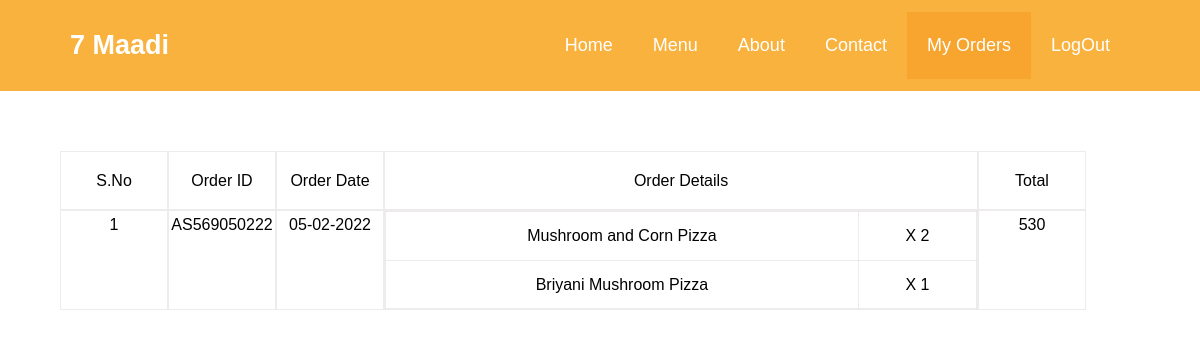
/myorders.php (signed in), run on the app's committed database.
### tables this page shows
CREATE TABLE `orders` (
  `id` int(10) NOT NULL,
  `creation_date` timestamp NOT NULL DEFAULT current_timestamp(),
  `order_id` varchar(50) NOT NULL,
  `first_name` varchar(50) NOT NULL,
  `last_name` varchar(50) NOT NULL,
  `state` varchar(10) NOT NULL DEFAULT 'Tamil Nadu',
  `city` varchar(10) NOT NULL DEFAULT 'Dindigul',
  `postal_code` int(10) NOT NULL DEFAULT 624005,
  `street_address_1` varchar(250) NOT NULL,
  `street_address_2` varchar(250) NOT NULL,
  `street_address_3` varchar(250) DEFAULT NULL,
  `email` varchar(50) NOT NULL,
  `phone_number` varchar(20) NOT NULL,
  `product_details` text NOT NULL,
  `subtotal` int(50) NOT NULL,
  `shipping_cost` int(10) NOT NULL DEFAULT 50,
  `total` int(50) NOT NULL,
  `payment_method` varchar(25) NOT NULL DEFAULT 'Cash on Delivery',
  `username` varchar(50) NOT NULL,
  `user_id` varchar(50) NOT NULL,
  `user_email` varchar(100) NOT NULL
);

CREATE TABLE `menu` (
  `id` int(11) NOT NULL,
  `name` varchar(50) NOT NULL,
  `prod_code` varchar(50) NOT NULL,
  `image` varchar(50) NOT NULL,
  `price` int(11) NOT NULL,
  `variety` varchar(50) DEFAULT NULL
);

### myorders.php (the view, shortened to what this page needs)
<?php
require("db_conn.php");
$fetch_order_query = "SELECT `creation_date`, `order_id`, `product_details`,`total` FROM `orders` WHERE username='".$_SESSION['user']."'";
$product_data = mysqli_fetch_all(mysqli_query($conn,$fetch_order_query),MYSQLI_ASSOC);
?>
<!DOCTYPE html>
<html lang="en">
<head>
    <link rel="stylesheet" href="css/style4.css">
</head>
<body>
<nav id="navbar">
            <div class="container">
                <h1 class="logo"><a>7 Maadi
        </a></h1>
        <ul>
                    <li><a href="index.php">Home</a></li>
                    <li><a href="menu.php">Menu</a></li>
                    <?php
                    if(isset($_SESSION["loggedin"]) && ($_SESSION["loggedin"]===true)){
                        if($_SESSION["user"]=='admin')
                        { ?>
                            <li><a href="feedback.php">Customer Feedback</a></li>
                            <?php
                        } else {
                            ?>
                            <li><a href="about.php">About</a></li>
                            <?php
                        }
                        ?>
                        <?php
                    }
                    else{
                        ?>
                        <?php
                    }
                    ?>
                    <?php
                    if(isset($_SESSION["loggedin"]) && ($_SESSION["loggedin"]===true)){
                        if($_SESSION["user"]=='admin')
                        { ?>
                            <li><a href="price_change.php">Price Change</a></li>
                            <?php
                        } else {
                            ?>
                            <li><a href="contact.php">Contact</a></li>
                            <?php
                        }
                        ?>
                        <?php
                    }
                    else{
                        ?>
                        <?php
                    }
                    ?>
                    <?php
                    if(isset($_SESSION["loggedin"]) && ($_SESSION["loggedin"]===true)){
                        if($_SESSION["user"]=='admin')
                        { ?>
                            <li><a href="admin_dashboard.php">Orders</a></li>
                            <?php
                        } else {
                            ?>
                            <li><a class="current" href="myorders.php">My Orders</a></li>
                            <?php
                        }
                        ?>
                        <li><a href="logout.php">LogOut</a></li>
                        <?php
                    }
                    else{
                        ?>
                        <li><a href="contact.php">Contact</a></li>
                        <li><a href="login.php">Login</a></li>
                        <li><a href="sign_up.php">Sign Up</a></li>
                        <?php
                    }
                    ?>
                </ul>
            </div>
        </nav>
    <div class="myorder_container"><?php
        if(count($product_data)>=1){
            ?>
        <div class="myorder_parent">
            <div class="order_id">S.No</div>
            <div class="order_id">Order ID</div>
            <div class="order_date">Order Date</div>
            <div class="products_ordered">Order Details</div>
            <div class="total">Total</div>
        </div><?php
        foreach($product_data as $key => $value){?>
            <div class="myorder_parent">
                <div class="order_id1"><?php echo $key+1;?></div>
                <div class="order_id1"><?php echo $value['order_id'];?></div>
                <div class="order_date1"><?php
                    $date=date_create($value['creation_date']);
                    echo date_format($date,"d-m-Y");
                    ?>
                </div>
                <div class="products_ordered1" ><?php
                    $product_details_array = json_decode($value['product_details']);
                    ?>
                    <table>
                    <?php
                        foreach($product_details_array as $key => $vale) {?>
                        <tr>
                            <td class="td_odd"><?php
                            $fetch_product_query = "SELECT `name` FROM `menu` WHERE prod_code='".$key."'";
                            $product = mysqli_fetch_array(mysqli_query($conn,$fetch_product_query),MYSQLI_ASSOC);
                            echo $product['name']; ?>
                            <td class="td_even"><?php echo ' X '.$vale; ?></td>
                        </tr>
                        <?php }
                    ?>
                    </table>
                </div>
                <div class="total1"><?php echo $value['total'];?></div>
            </div>
        <?php }}?>
    </div>
</body>
</html>

### css/style4.css (style rules this page uses)
* { margin: 0; padding: 0; box-sizing: border-box; }
html, body { font-family: 'Gill Sans', 'Gill Sans MT', Calibri, 'Trebuchet MS', sans-serif; line-height: 1.7em; }
a { color: #333; text-decoration: none; }
h1, h2, h3 { padding-bottom: 20px; }
.container { margin: auto; max-width: 1100px; overflow: auto; padding: 0px 20px; }
#navbar { background: #fab23f; color: #fff; overflow: auto; padding: 1%; font-size: large; }
#navbar a { color: #fff; }
#navbar h1 { float: left; padding-top: 20px; }
#navbar ul { list-style: none; float: right; }
#navbar ul li { float: left; }
#navbar ul li a { display: block; padding: 20px; text-align: center; }
#navbar ul li a:hover, #navbar ul li a.current { background: #f7a52f; color: #fff; }
.myorder_container { padding: 5%; }
.myorder_parent { width: 100%; display: flex; }
.myorder_parent .order_id { width: 10%; }
.myorder_parent .order_date { width: 10%; }
.myorder_parent .order_id1 { width: 10%; }
.myorder_parent .order_date1 { width: 10%; }
.myorder_parent .products_ordered, .products_ordered1 { width: 70%; }
.myorder_parent .total { width: 10%; }
.myorder_parent .total1 { width: 10%; }
.order_id, .order_date, .products_ordered, .total { border: 1px groove rgba(219, 216, 216, 0.5); text-align: center; padding: 15px 0px; }
.order_id1, .order_date1, .products_ordered1, .total1 { border: 1px groove rgba(219, 216, 216, 0.5); text-align: center; }
table { width: 100%; border-collapse: collapse; }
td { padding: 10px; border:1px groove rgba(219, 216, 216, 0.5); border-collapse: none; }
.td_odd { width: 80%; }
.td_even { width: 20%; }
.myorder_parent .products_ordered, .products_ordered1 { width: 55%; }
.order_id, .order_date, .products_ordered, .order_name, .total { border: 1px groove rgba(219, 216, 216, 0.5); text-align: center; padding: 15px 0px; }
.order_id1, .order_date1, .products_ordered1, .total1, .order_name1 { border: 1px groove rgba(219, 216, 216, 0.5); text-align: center; }

### data on the page
orders: order "AS569050222", creation_date "05-02-2022", total "530"
menu: name "Mushroom and Corn Pizza", vale "2"
menu: name "Briyani Mushroom Pizza", vale "1"
